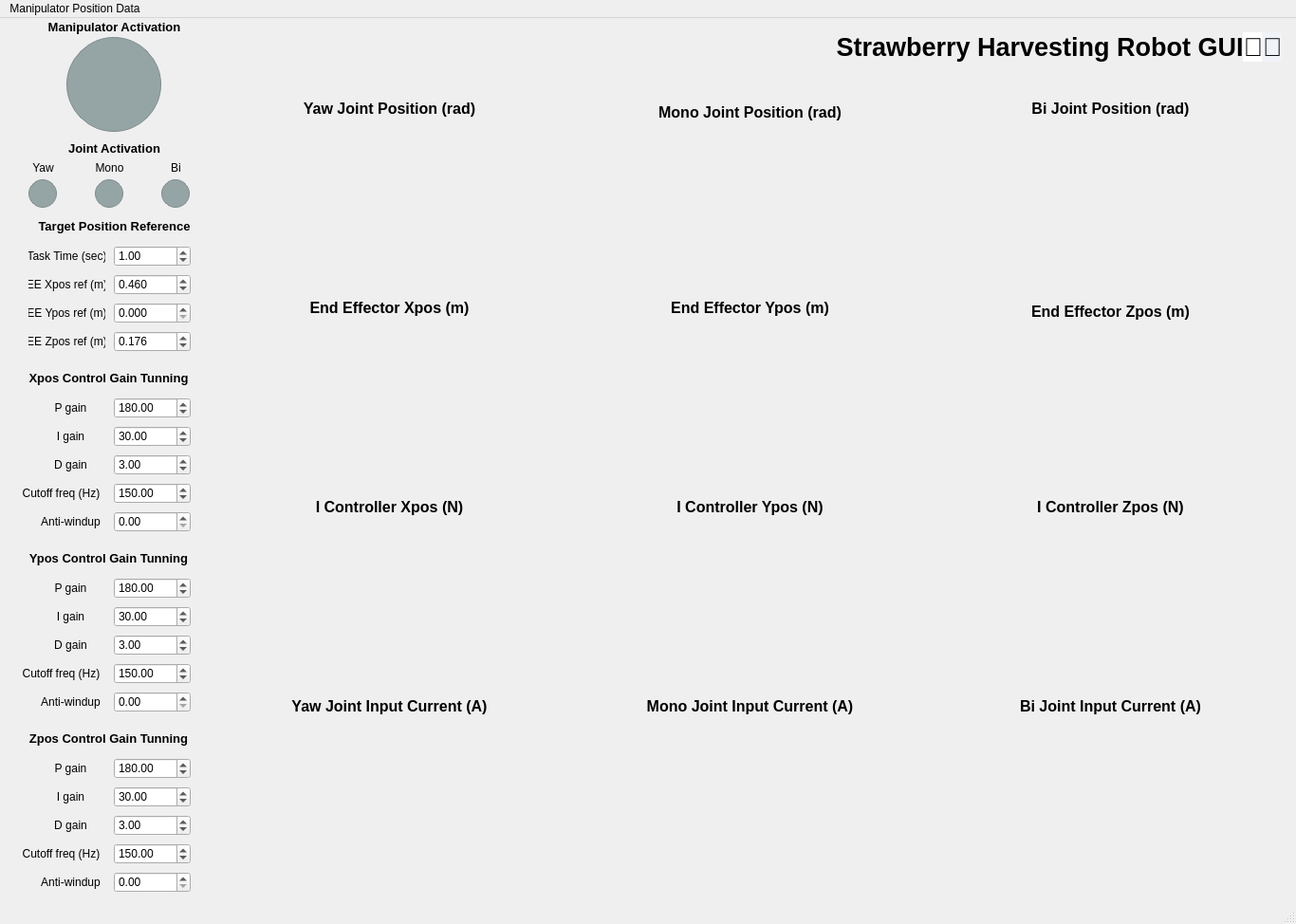
<?xml version="1.0" encoding="UTF-8"?>
<ui version="4.0">
 <class>MainWindow</class>
 <widget class="QMainWindow" name="MainWindow">
  <property name="geometry">
   <rect>
    <x>0</x>
    <y>0</y>
    <width>1366</width>
    <height>974</height>
   </rect>
  </property>
  <property name="windowTitle">
   <string>MainWindow</string>
  </property>
  <widget class="QWidget" name="centralwidget">
   <widget class="QCustomPlot" name="q1Plot" native="true">
    <property name="geometry">
     <rect>
      <x>230</x>
      <y>110</y>
      <width>361</width>
      <height>181</height>
     </rect>
    </property>
   </widget>
   <widget class="QLabel" name="label_2">
    <property name="geometry">
     <rect>
      <x>310</x>
      <y>86</y>
      <width>201</width>
      <height>20</height>
     </rect>
    </property>
    <property name="text">
     <string>&lt;html&gt;&lt;head/&gt;&lt;body&gt;&lt;p&gt;&lt;span style=&quot; font-size:12pt; font-weight:700;&quot;&gt;Yaw Joint Position (rad)&lt;/span&gt;&lt;/p&gt;&lt;/body&gt;&lt;/html&gt;</string>
    </property>
    <property name="alignment">
     <set>Qt::AlignmentFlag::AlignCenter</set>
    </property>
   </widget>
   <widget class="QLabel" name="label_3">
    <property name="geometry">
     <rect>
      <x>680</x>
      <y>89</y>
      <width>221</width>
      <height>21</height>
     </rect>
    </property>
    <property name="text">
     <string>&lt;html&gt;&lt;head/&gt;&lt;body&gt;&lt;p&gt;&lt;span style=&quot; font-size:12pt; font-weight:700;&quot;&gt;Mono Joint Position (rad)&lt;/span&gt;&lt;/p&gt;&lt;/body&gt;&lt;/html&gt;</string>
    </property>
    <property name="alignment">
     <set>Qt::AlignmentFlag::AlignCenter</set>
    </property>
   </widget>
   <widget class="QCustomPlot" name="qmPlot" native="true">
    <property name="geometry">
     <rect>
      <x>610</x>
      <y>110</y>
      <width>361</width>
      <height>181</height>
     </rect>
    </property>
   </widget>
   <widget class="QCustomPlot" name="qbPlot" native="true">
    <property name="geometry">
     <rect>
      <x>990</x>
      <y>110</y>
      <width>361</width>
      <height>181</height>
     </rect>
    </property>
   </widget>
   <widget class="QLabel" name="label_4">
    <property name="geometry">
     <rect>
      <x>1070</x>
      <y>86</y>
      <width>201</width>
      <height>20</height>
     </rect>
    </property>
    <property name="text">
     <string>&lt;html&gt;&lt;head/&gt;&lt;body&gt;&lt;p&gt;&lt;span style=&quot; font-size:12pt; font-weight:700;&quot;&gt;Bi Joint Position (rad)&lt;/span&gt;&lt;/p&gt;&lt;/body&gt;&lt;/html&gt;</string>
    </property>
    <property name="alignment">
     <set>Qt::AlignmentFlag::AlignCenter</set>
    </property>
   </widget>
   <widget class="QCustomPlot" name="xposPlot" native="true">
    <property name="geometry">
     <rect>
      <x>230</x>
      <y>320</y>
      <width>361</width>
      <height>181</height>
     </rect>
    </property>
   </widget>
   <widget class="QLabel" name="label_5">
    <property name="geometry">
     <rect>
      <x>310</x>
      <y>296</y>
      <width>201</width>
      <height>20</height>
     </rect>
    </property>
    <property name="text">
     <string>&lt;html&gt;&lt;head/&gt;&lt;body&gt;&lt;p&gt;&lt;span style=&quot; font-size:12pt; font-weight:700;&quot;&gt;End Effector Xpos (m)&lt;/span&gt;&lt;/p&gt;&lt;/body&gt;&lt;/html&gt;</string>
    </property>
    <property name="alignment">
     <set>Qt::AlignmentFlag::AlignCenter</set>
    </property>
   </widget>
   <widget class="QLabel" name="label_6">
    <property name="geometry">
     <rect>
      <x>690</x>
      <y>296</y>
      <width>201</width>
      <height>20</height>
     </rect>
    </property>
    <property name="text">
     <string>&lt;html&gt;&lt;head/&gt;&lt;body&gt;&lt;p&gt;&lt;span style=&quot; font-size:12pt; font-weight:700;&quot;&gt;End Effector Ypos (m)&lt;/span&gt;&lt;/p&gt;&lt;/body&gt;&lt;/html&gt;</string>
    </property>
    <property name="alignment">
     <set>Qt::AlignmentFlag::AlignCenter</set>
    </property>
   </widget>
   <widget class="QCustomPlot" name="yposPlot" native="true">
    <property name="geometry">
     <rect>
      <x>610</x>
      <y>320</y>
      <width>361</width>
      <height>181</height>
     </rect>
    </property>
   </widget>
   <widget class="QCustomPlot" name="zposPlot" native="true">
    <property name="geometry">
     <rect>
      <x>990</x>
      <y>320</y>
      <width>361</width>
      <height>181</height>
     </rect>
    </property>
   </widget>
   <widget class="QLabel" name="label_7">
    <property name="geometry">
     <rect>
      <x>1060</x>
      <y>299</y>
      <width>221</width>
      <height>21</height>
     </rect>
    </property>
    <property name="text">
     <string>&lt;html&gt;&lt;head/&gt;&lt;body&gt;&lt;p&gt;&lt;span style=&quot; font-size:12pt; font-weight:700;&quot;&gt;End Effector Zpos (m)&lt;/span&gt;&lt;/p&gt;&lt;/body&gt;&lt;/html&gt;</string>
    </property>
    <property name="alignment">
     <set>Qt::AlignmentFlag::AlignCenter</set>
    </property>
   </widget>
   <widget class="QLabel" name="label_8">
    <property name="geometry">
     <rect>
      <x>1070</x>
      <y>506</y>
      <width>201</width>
      <height>20</height>
     </rect>
    </property>
    <property name="text">
     <string>&lt;html&gt;&lt;head/&gt;&lt;body&gt;&lt;p&gt;&lt;span style=&quot; font-size:12pt; font-weight:700;&quot;&gt;I Controller Zpos (N)&lt;/span&gt;&lt;/p&gt;&lt;/body&gt;&lt;/html&gt;</string>
    </property>
    <property name="alignment">
     <set>Qt::AlignmentFlag::AlignCenter</set>
    </property>
   </widget>
   <widget class="QCustomPlot" name="yposIctrlPlot" native="true">
    <property name="geometry">
     <rect>
      <x>610</x>
      <y>530</y>
      <width>361</width>
      <height>181</height>
     </rect>
    </property>
   </widget>
   <widget class="QCustomPlot" name="zposIctrlPlot" native="true">
    <property name="geometry">
     <rect>
      <x>990</x>
      <y>530</y>
      <width>361</width>
      <height>181</height>
     </rect>
    </property>
   </widget>
   <widget class="QLabel" name="label_9">
    <property name="geometry">
     <rect>
      <x>690</x>
      <y>506</y>
      <width>201</width>
      <height>20</height>
     </rect>
    </property>
    <property name="text">
     <string>&lt;html&gt;&lt;head/&gt;&lt;body&gt;&lt;p&gt;&lt;span style=&quot; font-size:12pt; font-weight:700;&quot;&gt;I Controller Ypos (N)&lt;/span&gt;&lt;/p&gt;&lt;/body&gt;&lt;/html&gt;</string>
    </property>
    <property name="alignment">
     <set>Qt::AlignmentFlag::AlignCenter</set>
    </property>
   </widget>
   <widget class="QLabel" name="label_10">
    <property name="geometry">
     <rect>
      <x>310</x>
      <y>506</y>
      <width>201</width>
      <height>20</height>
     </rect>
    </property>
    <property name="text">
     <string>&lt;html&gt;&lt;head/&gt;&lt;body&gt;&lt;p&gt;&lt;span style=&quot; font-size:12pt; font-weight:700;&quot;&gt;I Controller Xpos (N)&lt;/span&gt;&lt;/p&gt;&lt;/body&gt;&lt;/html&gt;</string>
    </property>
    <property name="alignment">
     <set>Qt::AlignmentFlag::AlignCenter</set>
    </property>
   </widget>
   <widget class="QCustomPlot" name="xposIctrlPlot" native="true">
    <property name="geometry">
     <rect>
      <x>230</x>
      <y>530</y>
      <width>361</width>
      <height>181</height>
     </rect>
    </property>
   </widget>
   <widget class="QLabel" name="label_11">
    <property name="geometry">
     <rect>
      <x>1040</x>
      <y>716</y>
      <width>261</width>
      <height>20</height>
     </rect>
    </property>
    <property name="text">
     <string>&lt;html&gt;&lt;head/&gt;&lt;body&gt;&lt;p&gt;&lt;span style=&quot; font-size:12pt; font-weight:700;&quot;&gt;Bi Joint Input Current (A)&lt;/span&gt;&lt;/p&gt;&lt;/body&gt;&lt;/html&gt;</string>
    </property>
    <property name="alignment">
     <set>Qt::AlignmentFlag::AlignCenter</set>
    </property>
   </widget>
   <widget class="QCustomPlot" name="qmCurrentPlot" native="true">
    <property name="geometry">
     <rect>
      <x>610</x>
      <y>740</y>
      <width>361</width>
      <height>181</height>
     </rect>
    </property>
   </widget>
   <widget class="QCustomPlot" name="qbCurrentPlot" native="true">
    <property name="geometry">
     <rect>
      <x>990</x>
      <y>740</y>
      <width>361</width>
      <height>181</height>
     </rect>
    </property>
   </widget>
   <widget class="QLabel" name="label_12">
    <property name="geometry">
     <rect>
      <x>660</x>
      <y>716</y>
      <width>261</width>
      <height>20</height>
     </rect>
    </property>
    <property name="text">
     <string>&lt;html&gt;&lt;head/&gt;&lt;body&gt;&lt;p&gt;&lt;span style=&quot; font-size:12pt; font-weight:700;&quot;&gt;Mono Joint Input Current (A)&lt;/span&gt;&lt;/p&gt;&lt;/body&gt;&lt;/html&gt;</string>
    </property>
    <property name="alignment">
     <set>Qt::AlignmentFlag::AlignCenter</set>
    </property>
   </widget>
   <widget class="QLabel" name="label_13">
    <property name="geometry">
     <rect>
      <x>290</x>
      <y>716</y>
      <width>241</width>
      <height>20</height>
     </rect>
    </property>
    <property name="text">
     <string>&lt;html&gt;&lt;head/&gt;&lt;body&gt;&lt;p&gt;&lt;span style=&quot; font-size:12pt; font-weight:700;&quot;&gt;Yaw Joint Input Current (A)&lt;/span&gt;&lt;/p&gt;&lt;/body&gt;&lt;/html&gt;</string>
    </property>
    <property name="alignment">
     <set>Qt::AlignmentFlag::AlignCenter</set>
    </property>
   </widget>
   <widget class="QCustomPlot" name="q1CurrentPlot" native="true">
    <property name="geometry">
     <rect>
      <x>230</x>
      <y>740</y>
      <width>361</width>
      <height>181</height>
     </rect>
    </property>
   </widget>
   <widget class="QLabel" name="robot_activation_led">
    <property name="geometry">
     <rect>
      <x>70</x>
      <y>20</y>
      <width>100</width>
      <height>100</height>
     </rect>
    </property>
    <property name="minimumSize">
     <size>
      <width>100</width>
      <height>100</height>
     </size>
    </property>
    <property name="maximumSize">
     <size>
      <width>100</width>
      <height>100</height>
     </size>
    </property>
    <property name="styleSheet">
     <string notr="true">QLabel#robot_activation_led {
  background: #95a5a6;       /* OFF 회색 */
  border: 1px solid #7f8c8d;
  border-radius: 50px;         /* 반지름 = 크기/2 */
}
QLabel#robot_activation_led[on=&quot;true&quot;]  { /* ON */
	background:#2ecc71; 
	border-color:#27ae60; 
} 
QLabel#robot_activation_led[on=&quot;false&quot;] { /* OFF */
	background:#95a5a6; 
	border-color:#7f8c8d; 
}</string>
    </property>
    <property name="text">
     <string/>
    </property>
   </widget>
   <widget class="QLabel" name="label_14">
    <property name="geometry">
     <rect>
      <x>40</x>
      <y>0</y>
      <width>161</width>
      <height>20</height>
     </rect>
    </property>
    <property name="text">
     <string>&lt;html&gt;&lt;head/&gt;&lt;body&gt;&lt;p&gt;&lt;span style=&quot; font-size:10pt; font-weight:700;&quot;&gt;Manipulator Activation&lt;/span&gt;&lt;/p&gt;&lt;/body&gt;&lt;/html&gt;</string>
    </property>
    <property name="alignment">
     <set>Qt::AlignmentFlag::AlignCenter</set>
    </property>
   </widget>
   <widget class="QLabel" name="q1_activation_led">
    <property name="geometry">
     <rect>
      <x>30</x>
      <y>170</y>
      <width>30</width>
      <height>30</height>
     </rect>
    </property>
    <property name="minimumSize">
     <size>
      <width>30</width>
      <height>30</height>
     </size>
    </property>
    <property name="maximumSize">
     <size>
      <width>30</width>
      <height>30</height>
     </size>
    </property>
    <property name="styleSheet">
     <string notr="true">QLabel#q1_activation_led {
  background: #95a5a6;       /* OFF 회색 */
  border: 1px solid #7f8c8d;
  border-radius: 15px;         /* 반지름 = 크기/2 */
}
QLabel#q1_activation_led[on=&quot;true&quot;]  { /* ON */
	background:#2ecc71; 
	border-color:#27ae60; 
} 
QLabel#q1_activation_led[on=&quot;false&quot;] { /* OFF */
	background:#95a5a6; 
	border-color:#7f8c8d; 
}</string>
    </property>
    <property name="text">
     <string/>
    </property>
   </widget>
   <widget class="QLabel" name="label_15">
    <property name="geometry">
     <rect>
      <x>50</x>
      <y>130</y>
      <width>141</width>
      <height>16</height>
     </rect>
    </property>
    <property name="text">
     <string>&lt;html&gt;&lt;head/&gt;&lt;body&gt;&lt;p&gt;&lt;span style=&quot; font-size:10pt; font-weight:700;&quot;&gt;Joint Activation&lt;/span&gt;&lt;/p&gt;&lt;/body&gt;&lt;/html&gt;</string>
    </property>
    <property name="alignment">
     <set>Qt::AlignmentFlag::AlignCenter</set>
    </property>
   </widget>
   <widget class="QLabel" name="label_16">
    <property name="geometry">
     <rect>
      <x>20</x>
      <y>150</y>
      <width>51</width>
      <height>16</height>
     </rect>
    </property>
    <property name="text">
     <string>Yaw</string>
    </property>
    <property name="alignment">
     <set>Qt::AlignmentFlag::AlignCenter</set>
    </property>
   </widget>
   <widget class="QLabel" name="label_17">
    <property name="geometry">
     <rect>
      <x>160</x>
      <y>150</y>
      <width>51</width>
      <height>16</height>
     </rect>
    </property>
    <property name="text">
     <string>Bi</string>
    </property>
    <property name="alignment">
     <set>Qt::AlignmentFlag::AlignCenter</set>
    </property>
   </widget>
   <widget class="QLabel" name="qb_activation_led">
    <property name="geometry">
     <rect>
      <x>170</x>
      <y>170</y>
      <width>30</width>
      <height>30</height>
     </rect>
    </property>
    <property name="minimumSize">
     <size>
      <width>30</width>
      <height>30</height>
     </size>
    </property>
    <property name="maximumSize">
     <size>
      <width>30</width>
      <height>30</height>
     </size>
    </property>
    <property name="styleSheet">
     <string notr="true">QLabel#qb_activation_led {
  background: #95a5a6;       /* OFF 회색 */
  border: 1px solid #7f8c8d;
  border-radius: 15px;         /* 반지름 = 크기/2 */
}
QLabel#qb_activation_led[on=&quot;true&quot;]  { /* ON */
	background:#2ecc71; 
	border-color:#27ae60; 
} 
QLabel#qb_activation_led[on=&quot;false&quot;] { /* OFF */
	background:#95a5a6; 
	border-color:#7f8c8d; 
}</string>
    </property>
    <property name="text">
     <string/>
    </property>
   </widget>
   <widget class="QLabel" name="label_18">
    <property name="geometry">
     <rect>
      <x>90</x>
      <y>150</y>
      <width>51</width>
      <height>16</height>
     </rect>
    </property>
    <property name="text">
     <string>Mono</string>
    </property>
    <property name="alignment">
     <set>Qt::AlignmentFlag::AlignCenter</set>
    </property>
   </widget>
   <widget class="QLabel" name="qm_activation_led">
    <property name="geometry">
     <rect>
      <x>100</x>
      <y>170</y>
      <width>30</width>
      <height>30</height>
     </rect>
    </property>
    <property name="minimumSize">
     <size>
      <width>30</width>
      <height>30</height>
     </size>
    </property>
    <property name="maximumSize">
     <size>
      <width>30</width>
      <height>30</height>
     </size>
    </property>
    <property name="styleSheet">
     <string notr="true">QLabel#qm_activation_led {
  background: #95a5a6;       /* OFF 회색 */
  border: 1px solid #7f8c8d;
  border-radius: 15px;         /* 반지름 = 크기/2 */
}
QLabel#qm_activation_led[on=&quot;true&quot;]  { /* ON */
	background:#2ecc71; 
	border-color:#27ae60; 
} 
QLabel#qm_activation_led[on=&quot;false&quot;] { /* OFF */
	background:#95a5a6; 
	border-color:#7f8c8d; 
}</string>
    </property>
    <property name="text">
     <string/>
    </property>
   </widget>
   <widget class="QLabel" name="label_19">
    <property name="geometry">
     <rect>
      <x>40</x>
      <y>210</y>
      <width>161</width>
      <height>20</height>
     </rect>
    </property>
    <property name="text">
     <string>&lt;html&gt;&lt;head/&gt;&lt;body&gt;&lt;p&gt;&lt;span style=&quot; font-size:10pt; font-weight:700;&quot;&gt;Target Position Reference&lt;/span&gt;&lt;/p&gt;&lt;/body&gt;&lt;/html&gt;</string>
    </property>
    <property name="alignment">
     <set>Qt::AlignmentFlag::AlignCenter</set>
    </property>
   </widget>
   <widget class="QDoubleSpinBox" name="targetXpos">
    <property name="geometry">
     <rect>
      <x>120</x>
      <y>270</y>
      <width>81</width>
      <height>22</height>
     </rect>
    </property>
    <property name="decimals">
     <number>3</number>
    </property>
    <property name="maximum">
     <double>0.900000000000000</double>
    </property>
    <property name="singleStep">
     <double>0.001000000000000</double>
    </property>
    <property name="value">
     <double>0.460000000000000</double>
    </property>
   </widget>
   <widget class="QLabel" name="label_20">
    <property name="geometry">
     <rect>
      <x>30</x>
      <y>270</y>
      <width>81</width>
      <height>21</height>
     </rect>
    </property>
    <property name="text">
     <string>EE Xpos ref (m)</string>
    </property>
    <property name="alignment">
     <set>Qt::AlignmentFlag::AlignCenter</set>
    </property>
   </widget>
   <widget class="QLabel" name="label_21">
    <property name="geometry">
     <rect>
      <x>30</x>
      <y>300</y>
      <width>81</width>
      <height>21</height>
     </rect>
    </property>
    <property name="text">
     <string>EE Ypos ref (m)</string>
    </property>
    <property name="alignment">
     <set>Qt::AlignmentFlag::AlignCenter</set>
    </property>
   </widget>
   <widget class="QLabel" name="label_22">
    <property name="geometry">
     <rect>
      <x>30</x>
      <y>330</y>
      <width>81</width>
      <height>21</height>
     </rect>
    </property>
    <property name="text">
     <string>EE Zpos ref (m)</string>
    </property>
    <property name="alignment">
     <set>Qt::AlignmentFlag::AlignCenter</set>
    </property>
   </widget>
   <widget class="QDoubleSpinBox" name="targetYpos">
    <property name="geometry">
     <rect>
      <x>120</x>
      <y>300</y>
      <width>81</width>
      <height>22</height>
     </rect>
    </property>
    <property name="decimals">
     <number>3</number>
    </property>
    <property name="maximum">
     <double>0.900000000000000</double>
    </property>
    <property name="singleStep">
     <double>0.001000000000000</double>
    </property>
   </widget>
   <widget class="QDoubleSpinBox" name="targetZpos">
    <property name="geometry">
     <rect>
      <x>120</x>
      <y>330</y>
      <width>81</width>
      <height>22</height>
     </rect>
    </property>
    <property name="decimals">
     <number>3</number>
    </property>
    <property name="maximum">
     <double>0.900000000000000</double>
    </property>
    <property name="singleStep">
     <double>0.001000000000000</double>
    </property>
    <property name="value">
     <double>0.176000000000000</double>
    </property>
   </widget>
   <widget class="QLabel" name="label_23">
    <property name="geometry">
     <rect>
      <x>29</x>
      <y>370</y>
      <width>171</width>
      <height>20</height>
     </rect>
    </property>
    <property name="text">
     <string>&lt;html&gt;&lt;head/&gt;&lt;body&gt;&lt;p&gt;&lt;span style=&quot; font-size:10pt; font-weight:700;&quot;&gt;Xpos Control Gain Tunning&lt;/span&gt;&lt;/p&gt;&lt;/body&gt;&lt;/html&gt;</string>
    </property>
    <property name="alignment">
     <set>Qt::AlignmentFlag::AlignCenter</set>
    </property>
   </widget>
   <widget class="QDoubleSpinBox" name="xposPctrlGain">
    <property name="geometry">
     <rect>
      <x>120</x>
      <y>400</y>
      <width>81</width>
      <height>22</height>
     </rect>
    </property>
    <property name="maximum">
     <double>1000.000000000000000</double>
    </property>
    <property name="singleStep">
     <double>0.010000000000000</double>
    </property>
    <property name="value">
     <double>180.000000000000000</double>
    </property>
   </widget>
   <widget class="QLabel" name="label_24">
    <property name="geometry">
     <rect>
      <x>39</x>
      <y>400</y>
      <width>71</width>
      <height>21</height>
     </rect>
    </property>
    <property name="text">
     <string>P gain</string>
    </property>
    <property name="alignment">
     <set>Qt::AlignmentFlag::AlignCenter</set>
    </property>
   </widget>
   <widget class="QLabel" name="label_25">
    <property name="geometry">
     <rect>
      <x>39</x>
      <y>430</y>
      <width>71</width>
      <height>21</height>
     </rect>
    </property>
    <property name="text">
     <string>I gain</string>
    </property>
    <property name="alignment">
     <set>Qt::AlignmentFlag::AlignCenter</set>
    </property>
   </widget>
   <widget class="QDoubleSpinBox" name="xposIctrlGain">
    <property name="geometry">
     <rect>
      <x>120</x>
      <y>430</y>
      <width>81</width>
      <height>22</height>
     </rect>
    </property>
    <property name="maximum">
     <double>1000.000000000000000</double>
    </property>
    <property name="singleStep">
     <double>0.010000000000000</double>
    </property>
    <property name="value">
     <double>30.000000000000000</double>
    </property>
   </widget>
   <widget class="QDoubleSpinBox" name="xposDctrlGain">
    <property name="geometry">
     <rect>
      <x>120</x>
      <y>460</y>
      <width>81</width>
      <height>22</height>
     </rect>
    </property>
    <property name="maximum">
     <double>1000.000000000000000</double>
    </property>
    <property name="singleStep">
     <double>0.010000000000000</double>
    </property>
    <property name="value">
     <double>3.000000000000000</double>
    </property>
   </widget>
   <widget class="QLabel" name="label_26">
    <property name="geometry">
     <rect>
      <x>39</x>
      <y>460</y>
      <width>71</width>
      <height>21</height>
     </rect>
    </property>
    <property name="text">
     <string>D gain</string>
    </property>
    <property name="alignment">
     <set>Qt::AlignmentFlag::AlignCenter</set>
    </property>
   </widget>
   <widget class="QLabel" name="label_27">
    <property name="geometry">
     <rect>
      <x>19</x>
      <y>490</y>
      <width>91</width>
      <height>21</height>
     </rect>
    </property>
    <property name="text">
     <string>Cutoff freq (Hz)</string>
    </property>
    <property name="alignment">
     <set>Qt::AlignmentFlag::AlignCenter</set>
    </property>
   </widget>
   <widget class="QDoubleSpinBox" name="xposCutoffFreq">
    <property name="geometry">
     <rect>
      <x>120</x>
      <y>490</y>
      <width>81</width>
      <height>22</height>
     </rect>
    </property>
    <property name="maximum">
     <double>200.000000000000000</double>
    </property>
    <property name="value">
     <double>150.000000000000000</double>
    </property>
   </widget>
   <widget class="QDoubleSpinBox" name="xposWindupGain">
    <property name="geometry">
     <rect>
      <x>120</x>
      <y>520</y>
      <width>81</width>
      <height>22</height>
     </rect>
    </property>
    <property name="maximum">
     <double>1000.000000000000000</double>
    </property>
    <property name="singleStep">
     <double>0.010000000000000</double>
    </property>
   </widget>
   <widget class="QLabel" name="label_28">
    <property name="geometry">
     <rect>
      <x>39</x>
      <y>520</y>
      <width>71</width>
      <height>21</height>
     </rect>
    </property>
    <property name="text">
     <string>Anti-windup</string>
    </property>
    <property name="alignment">
     <set>Qt::AlignmentFlag::AlignCenter</set>
    </property>
   </widget>
   <widget class="QLabel" name="label_29">
    <property name="geometry">
     <rect>
      <x>39</x>
      <y>650</y>
      <width>71</width>
      <height>21</height>
     </rect>
    </property>
    <property name="text">
     <string>D gain</string>
    </property>
    <property name="alignment">
     <set>Qt::AlignmentFlag::AlignCenter</set>
    </property>
   </widget>
   <widget class="QLabel" name="label_30">
    <property name="geometry">
     <rect>
      <x>39</x>
      <y>710</y>
      <width>71</width>
      <height>21</height>
     </rect>
    </property>
    <property name="text">
     <string>Anti-windup</string>
    </property>
    <property name="alignment">
     <set>Qt::AlignmentFlag::AlignCenter</set>
    </property>
   </widget>
   <widget class="QDoubleSpinBox" name="yposIctrlGain">
    <property name="geometry">
     <rect>
      <x>120</x>
      <y>620</y>
      <width>81</width>
      <height>22</height>
     </rect>
    </property>
    <property name="maximum">
     <double>1000.000000000000000</double>
    </property>
    <property name="singleStep">
     <double>0.010000000000000</double>
    </property>
    <property name="value">
     <double>30.000000000000000</double>
    </property>
   </widget>
   <widget class="QLabel" name="label_31">
    <property name="geometry">
     <rect>
      <x>39</x>
      <y>590</y>
      <width>71</width>
      <height>21</height>
     </rect>
    </property>
    <property name="text">
     <string>P gain</string>
    </property>
    <property name="alignment">
     <set>Qt::AlignmentFlag::AlignCenter</set>
    </property>
   </widget>
   <widget class="QLabel" name="label_32">
    <property name="geometry">
     <rect>
      <x>39</x>
      <y>620</y>
      <width>71</width>
      <height>21</height>
     </rect>
    </property>
    <property name="text">
     <string>I gain</string>
    </property>
    <property name="alignment">
     <set>Qt::AlignmentFlag::AlignCenter</set>
    </property>
   </widget>
   <widget class="QDoubleSpinBox" name="yposDctrlGain">
    <property name="geometry">
     <rect>
      <x>120</x>
      <y>650</y>
      <width>81</width>
      <height>22</height>
     </rect>
    </property>
    <property name="maximum">
     <double>1000.000000000000000</double>
    </property>
    <property name="singleStep">
     <double>0.010000000000000</double>
    </property>
    <property name="value">
     <double>3.000000000000000</double>
    </property>
   </widget>
   <widget class="QDoubleSpinBox" name="yposPctrlGain">
    <property name="geometry">
     <rect>
      <x>120</x>
      <y>590</y>
      <width>81</width>
      <height>22</height>
     </rect>
    </property>
    <property name="maximum">
     <double>1000.000000000000000</double>
    </property>
    <property name="singleStep">
     <double>0.010000000000000</double>
    </property>
    <property name="value">
     <double>180.000000000000000</double>
    </property>
   </widget>
   <widget class="QDoubleSpinBox" name="yposWindupGain">
    <property name="geometry">
     <rect>
      <x>120</x>
      <y>710</y>
      <width>81</width>
      <height>22</height>
     </rect>
    </property>
    <property name="maximum">
     <double>1000.000000000000000</double>
    </property>
    <property name="singleStep">
     <double>0.010000000000000</double>
    </property>
   </widget>
   <widget class="QDoubleSpinBox" name="yposCutoffFreq">
    <property name="geometry">
     <rect>
      <x>120</x>
      <y>680</y>
      <width>81</width>
      <height>22</height>
     </rect>
    </property>
    <property name="maximum">
     <double>200.000000000000000</double>
    </property>
    <property name="value">
     <double>150.000000000000000</double>
    </property>
   </widget>
   <widget class="QLabel" name="label_33">
    <property name="geometry">
     <rect>
      <x>29</x>
      <y>560</y>
      <width>171</width>
      <height>20</height>
     </rect>
    </property>
    <property name="text">
     <string>&lt;html&gt;&lt;head/&gt;&lt;body&gt;&lt;p&gt;&lt;span style=&quot; font-size:10pt; font-weight:700;&quot;&gt;Ypos Control Gain Tunning&lt;/span&gt;&lt;/p&gt;&lt;/body&gt;&lt;/html&gt;</string>
    </property>
    <property name="alignment">
     <set>Qt::AlignmentFlag::AlignCenter</set>
    </property>
   </widget>
   <widget class="QLabel" name="label_34">
    <property name="geometry">
     <rect>
      <x>19</x>
      <y>680</y>
      <width>91</width>
      <height>21</height>
     </rect>
    </property>
    <property name="text">
     <string>Cutoff freq (Hz)</string>
    </property>
    <property name="alignment">
     <set>Qt::AlignmentFlag::AlignCenter</set>
    </property>
   </widget>
   <widget class="QLabel" name="label_35">
    <property name="geometry">
     <rect>
      <x>29</x>
      <y>750</y>
      <width>171</width>
      <height>20</height>
     </rect>
    </property>
    <property name="text">
     <string>&lt;html&gt;&lt;head/&gt;&lt;body&gt;&lt;p&gt;&lt;span style=&quot; font-size:10pt; font-weight:700;&quot;&gt;Zpos Control Gain Tunning&lt;/span&gt;&lt;/p&gt;&lt;/body&gt;&lt;/html&gt;</string>
    </property>
    <property name="alignment">
     <set>Qt::AlignmentFlag::AlignCenter</set>
    </property>
   </widget>
   <widget class="QLabel" name="label_36">
    <property name="geometry">
     <rect>
      <x>39</x>
      <y>840</y>
      <width>71</width>
      <height>21</height>
     </rect>
    </property>
    <property name="text">
     <string>D gain</string>
    </property>
    <property name="alignment">
     <set>Qt::AlignmentFlag::AlignCenter</set>
    </property>
   </widget>
   <widget class="QDoubleSpinBox" name="zposIctrlGain">
    <property name="geometry">
     <rect>
      <x>120</x>
      <y>810</y>
      <width>81</width>
      <height>22</height>
     </rect>
    </property>
    <property name="maximum">
     <double>1000.000000000000000</double>
    </property>
    <property name="singleStep">
     <double>0.010000000000000</double>
    </property>
    <property name="value">
     <double>30.000000000000000</double>
    </property>
   </widget>
   <widget class="QLabel" name="label_37">
    <property name="geometry">
     <rect>
      <x>39</x>
      <y>810</y>
      <width>71</width>
      <height>21</height>
     </rect>
    </property>
    <property name="text">
     <string>I gain</string>
    </property>
    <property name="alignment">
     <set>Qt::AlignmentFlag::AlignCenter</set>
    </property>
   </widget>
   <widget class="QLabel" name="label_38">
    <property name="geometry">
     <rect>
      <x>39</x>
      <y>900</y>
      <width>71</width>
      <height>21</height>
     </rect>
    </property>
    <property name="text">
     <string>Anti-windup</string>
    </property>
    <property name="alignment">
     <set>Qt::AlignmentFlag::AlignCenter</set>
    </property>
   </widget>
   <widget class="QDoubleSpinBox" name="zposWindupGain">
    <property name="geometry">
     <rect>
      <x>120</x>
      <y>900</y>
      <width>81</width>
      <height>22</height>
     </rect>
    </property>
    <property name="maximum">
     <double>1000.000000000000000</double>
    </property>
    <property name="singleStep">
     <double>0.010000000000000</double>
    </property>
   </widget>
   <widget class="QLabel" name="label_39">
    <property name="geometry">
     <rect>
      <x>39</x>
      <y>780</y>
      <width>71</width>
      <height>21</height>
     </rect>
    </property>
    <property name="text">
     <string>P gain</string>
    </property>
    <property name="alignment">
     <set>Qt::AlignmentFlag::AlignCenter</set>
    </property>
   </widget>
   <widget class="QDoubleSpinBox" name="zposPctrlGain">
    <property name="geometry">
     <rect>
      <x>120</x>
      <y>780</y>
      <width>81</width>
      <height>22</height>
     </rect>
    </property>
    <property name="maximum">
     <double>1000.000000000000000</double>
    </property>
    <property name="singleStep">
     <double>0.010000000000000</double>
    </property>
    <property name="value">
     <double>180.000000000000000</double>
    </property>
   </widget>
   <widget class="QDoubleSpinBox" name="zposCutoffFreq">
    <property name="geometry">
     <rect>
      <x>120</x>
      <y>870</y>
      <width>81</width>
      <height>22</height>
     </rect>
    </property>
    <property name="maximum">
     <double>200.000000000000000</double>
    </property>
    <property name="value">
     <double>150.000000000000000</double>
    </property>
   </widget>
   <widget class="QLabel" name="label_40">
    <property name="geometry">
     <rect>
      <x>19</x>
      <y>870</y>
      <width>91</width>
      <height>21</height>
     </rect>
    </property>
    <property name="text">
     <string>Cutoff freq (Hz)</string>
    </property>
    <property name="alignment">
     <set>Qt::AlignmentFlag::AlignCenter</set>
    </property>
   </widget>
   <widget class="QDoubleSpinBox" name="zposDctrlGain">
    <property name="geometry">
     <rect>
      <x>120</x>
      <y>840</y>
      <width>81</width>
      <height>22</height>
     </rect>
    </property>
    <property name="maximum">
     <double>1000.000000000000000</double>
    </property>
    <property name="singleStep">
     <double>0.010000000000000</double>
    </property>
    <property name="value">
     <double>3.000000000000000</double>
    </property>
   </widget>
   <widget class="QLabel" name="label_41">
    <property name="geometry">
     <rect>
      <x>820</x>
      <y>10</y>
      <width>531</width>
      <height>41</height>
     </rect>
    </property>
    <property name="text">
     <string>&lt;html&gt;&lt;head/&gt;&lt;body&gt;&lt;p&gt;&lt;span style=&quot; font-size:20pt; font-weight:700;&quot;&gt;Strawberry Harvesting Robot GUI&lt;/span&gt;&lt;span style=&quot; font-family:'Roboto','sans-serif'; font-size:20pt; color:#000000; background-color:#ffffff;&quot;&gt;🍓&lt;/span&gt;&lt;span style=&quot; font-family:'Apple Color Emoji','Segoe UI Emoji','Noto Color Emoji','Android Emoji','EmojiSymbols','EmojiOne Mozilla','Twemoji Mozilla','Segoe UI Symbol','Noto Color Emoji Compat','emoji','notoEmoji','notoEmoji Fallback'; font-size:20pt; color:#101114; background-color:#f0f3f7;&quot;&gt;🤖&lt;/span&gt;&lt;/p&gt;&lt;/body&gt;&lt;/html&gt;</string>
    </property>
    <property name="scaledContents">
     <bool>false</bool>
    </property>
    <property name="alignment">
     <set>Qt::AlignmentFlag::AlignRight|Qt::AlignmentFlag::AlignTrailing|Qt::AlignmentFlag::AlignVCenter</set>
    </property>
   </widget>
   <widget class="QLabel" name="label_42">
    <property name="geometry">
     <rect>
      <x>30</x>
      <y>240</y>
      <width>81</width>
      <height>21</height>
     </rect>
    </property>
    <property name="text">
     <string>Task Time (sec)</string>
    </property>
    <property name="alignment">
     <set>Qt::AlignmentFlag::AlignCenter</set>
    </property>
   </widget>
   <widget class="QDoubleSpinBox" name="TaskTime">
    <property name="geometry">
     <rect>
      <x>120</x>
      <y>240</y>
      <width>81</width>
      <height>22</height>
     </rect>
    </property>
    <property name="maximum">
     <double>10.000000000000000</double>
    </property>
    <property name="singleStep">
     <double>0.010000000000000</double>
    </property>
    <property name="value">
     <double>1.000000000000000</double>
    </property>
   </widget>
  </widget>
  <widget class="QStatusBar" name="statusbar"/>
  <widget class="QMenuBar" name="menubar">
   <property name="geometry">
    <rect>
     <x>0</x>
     <y>0</y>
     <width>1366</width>
     <height>22</height>
    </rect>
   </property>
   <widget class="QMenu" name="menuStrawberry_Harvesting_Robot">
    <property name="title">
     <string>Manipulator Position Data</string>
    </property>
   </widget>
   <addaction name="menuStrawberry_Harvesting_Robot"/>
  </widget>
  <action name="actionManipulator_Position_Data">
   <property name="text">
    <string>Manipulator Position Data</string>
   </property>
  </action>
 </widget>
 <customwidgets>
  <customwidget>
   <class>QCustomPlot</class>
   <extends>QWidget</extends>
   <header>qcustomplot.h</header>
   <container>1</container>
  </customwidget>
 </customwidgets>
 <resources/>
 <connections/>
</ui>
